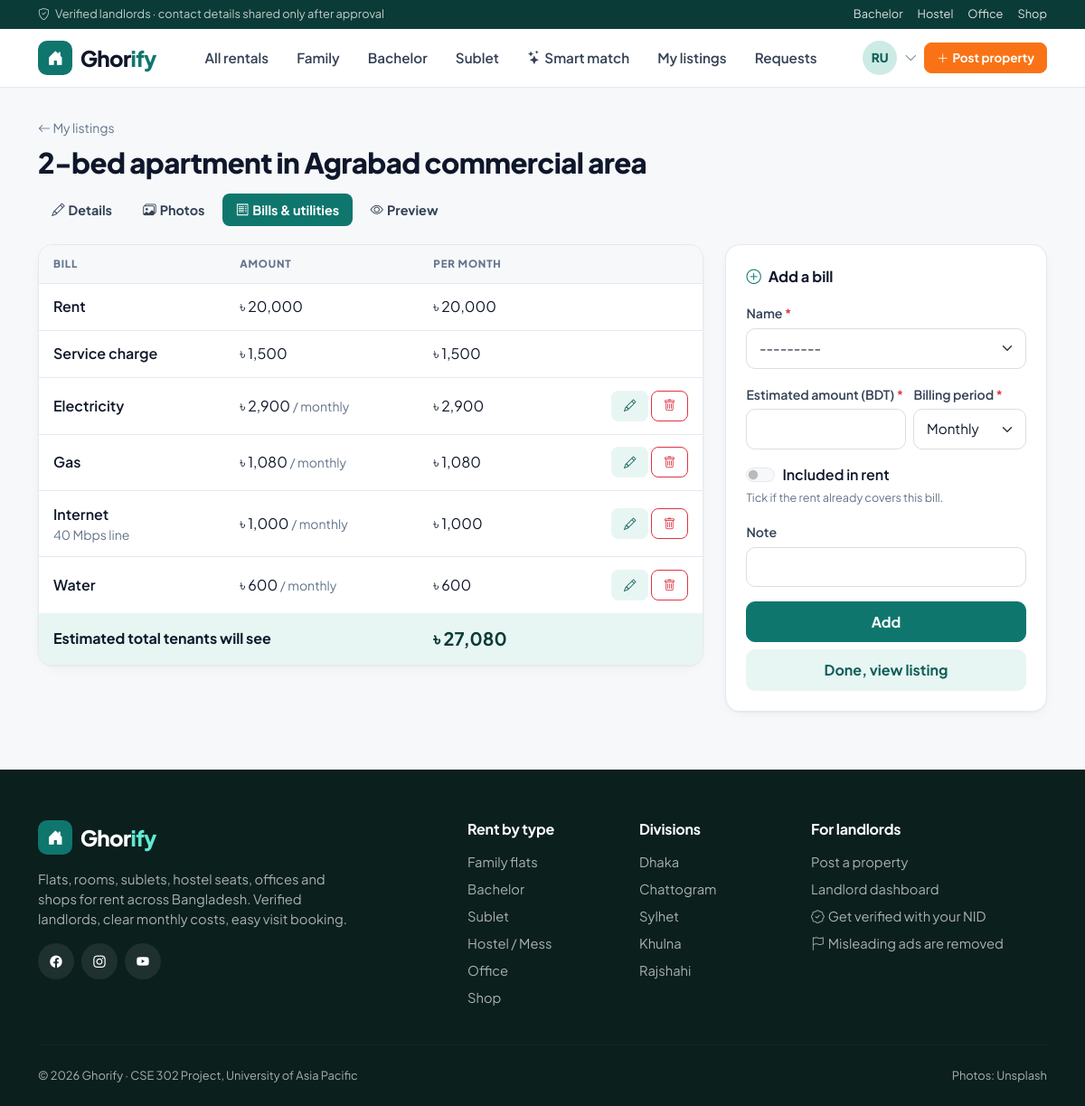
Page /landlord/properties/27/utilities/ (signed in) on the committed database.
### accounts/models.py (models this page shows, shortened)
class User(AbstractUser):
    objects = GhorifyUserManager()
    class Role(models.TextChoices):
        TENANT = 'tenant', 'Tenant'
        LANDLORD = 'landlord', 'Landlord'
        ADMIN = 'admin', 'Admin'
    email = models.EmailField(unique=True)
    role = models.CharField(max_length=10, choices=Role.choices, default=Role.TENANT)
    phone = models.CharField(max_length=14, blank=True, validators=[phone_validator])
    avatar = models.ImageField(upload_to=avatar_upload_path, blank=True, null=True)
    bio = models.TextField(blank=True, max_length=500)
    class Meta:
        ordering = ['-date_joined']
    @property
    def is_tenant(self):
        return self.role == self.Role.TENANT
    @property
    def is_landlord(self):
        return self.role == self.Role.LANDLORD
    @property
    def display_name(self):
        return self.get_full_name() or self.username
    @property
    def initials(self):
        name = self.display_name.split()
        return ''.join(part[0] for part in name[:2]).upper()

### properties/models.py (models this page shows, shortened)
class Property(models.Model):
    class PropertyType(models.TextChoices):
        APARTMENT = 'apartment', 'Apartment / Flat'
        HOUSE = 'house', 'Full house'
        ROOM = 'room', 'Single room'
        STUDIO = 'studio', 'Studio'
        DUPLEX = 'duplex', 'Duplex'
        SEAT = 'seat', 'Seat (shared room)'
        COMMERCIAL = 'commercial', 'Commercial space'
    class Category(models.TextChoices):
        FAMILY = 'family', 'Family'
        BACHELOR = 'bachelor', 'Bachelor'
        SUBLET = 'sublet', 'Sublet'
        HOSTEL = 'hostel', 'Hostel / Mess'
        OFFICE = 'office', 'Office'
        SHOP = 'shop', 'Shop'
    class Division(models.TextChoices):
        DHAKA = 'dhaka', 'Dhaka'
        CHATTOGRAM = 'chattogram', 'Chattogram'
        KHULNA = 'khulna', 'Khulna'
        RAJSHAHI = 'rajshahi', 'Rajshahi'
        SYLHET = 'sylhet', 'Sylhet'
        BARISHAL = 'barishal', 'Barishal'
        RANGPUR = 'rangpur', 'Rangpur'
        MYMENSINGH = 'mymensingh', 'Mymensingh'
    class Gender(models.TextChoices):
        ANY = 'any', 'Anyone'
        MALE = 'male', 'Male only'
        FEMALE = 'female', 'Female only'
    class Status(models.TextChoices):
        PENDING = 'pending', 'Pending review'
        APPROVED = 'approved', 'Published'
        REJECTED = 'rejected', 'Rejected'
    landlord = models.ForeignKey(settings.AUTH_USER_MODEL, on_delete=models.CASCADE, related_name='properties')
    title = models.CharField(max_length=150)
    description = models.TextField()
    property_type = models.CharField(max_length=12, choices=PropertyType.choices, default=PropertyType.APARTMENT)
    category = models.CharField(max_length=10, choices=Category.choices, default=Category.FAMILY)
    division = models.CharField(max_length=12, choices=Division.choices, default=Division.DHAKA)
    city = models.CharField('City / district', max_length=60, default='Dhaka')
    location = models.CharField('Area', max_length=80, help_text='Neighbourhood, e.g. Dhanmondi')
    address = models.CharField(max_length=255, help_text='Road / house number. Shown only to tenants after approval.')
    price = models.PositiveIntegerField('Monthly rent (BDT)', validators=[MinValueValidator(500)])
    is_negotiable = models.BooleanField('Rent is negotiable', default=False)
    service_charge = models.PositiveIntegerField('Service charge (BDT / month)', default=0)
    advance_months = models.PositiveSmallIntegerField('Advance (months)', default=2)
    bedrooms = models.PositiveSmallIntegerField(default=1)
    bathrooms = models.PositiveSmallIntegerField(default=1)
    balconies = models.PositiveSmallIntegerField(default=0)
    floor = models.SmallIntegerField(default=1, help_text='0 for ground floor')
    size = models.PositiveIntegerField('Size (sq ft)', null=True, blank=True)
    furnished = models.BooleanField(default=False)
    pet_friendly = models.BooleanField(default=False)
    parking = models.BooleanField(default=False)
    amenities = models.ManyToManyField(Amenity, blank=True, related_name='properties')
    tenant_gender = models.CharField(
        'Who can rent', max_length=6, choices=Gender.choices, default=Gender.ANY,
        help_text='Only for bachelor, sublet and hostel listings.',
    )
    house_rules = models.TextField(blank=True, help_text='Guest policy, smoking, cooking rules, etc.')
    gate_closing_time = models.TimeField(null=True, blank=True)
    available_from = models.DateField(null=True, blank=True)
    is_available = models.BooleanField(default=True)
    status = models.CharField(max_length=10, choices=Status.choices, default=Status.PENDING)
    moderation_note = models.CharField(max_length=255, blank=True)
    is_featured = models.BooleanField(default=False, help_text='Featured listings are shown first.')
    view_count = models.PositiveIntegerField(default=0)
    created_at = models.DateTimeField(auto_now_add=True)
    updated_at = models.DateTimeField(auto_now=True)
    objects = PropertyQuerySet.as_manager()
    class Meta:
        ordering = ['-created_at']
        verbose_name_plural = 'properties'
        indexes = [models.Index(fields=['status', 'is_available', 'location'])]
    def get_absolute_url(self):
        return reverse('properties:detail', args=[self.pk])
    @property
    def utilities_monthly_total(self):
        return sum((u.monthly_amount() for u in self.utilities.all() if not u.included_in_rent), Decimal('0'))
    @property
    def monthly_cost(self):
        return Decimal(self.price) + Decimal(self.service_charge) + self.utilities_monthly_total

class Utility(models.Model):
    class Kind(models.TextChoices):
        ELECTRICITY = 'electricity', 'Electricity'
        GAS = 'gas', 'Gas'
        WATER = 'water', 'Water'
        INTERNET = 'internet', 'Internet'
        GARBAGE = 'garbage', 'Garbage / cleaning'
        SECURITY = 'security', 'Security guard'
        OTHER = 'other', 'Other'
    class Period(models.TextChoices):
        MONTHLY = 'monthly', 'Monthly'
        YEARLY = 'yearly', 'Yearly'
    property = models.ForeignKey(Property, on_delete=models.CASCADE, related_name='utilities')
    name = models.CharField(max_length=15, choices=Kind.choices)
    amount = models.DecimalField('Estimated amount (BDT)', max_digits=9, decimal_places=2, validators=[MinValueValidator(0)])
    billing_period = models.CharField(max_length=8, choices=Period.choices, default=Period.MONTHLY)
    included_in_rent = models.BooleanField(default=False, help_text='Tick if the rent already covers this bill.')
    note = models.CharField(max_length=120, blank=True)
    created_at = models.DateField(auto_now_add=True)
    class Meta:
        ordering = ['name']
        verbose_name_plural = 'utilities'
    def monthly_amount(self):
        if self.billing_period == self.Period.YEARLY:
            return (self.amount / 12).quantize(Decimal('0.01'))
        return self.amount

### properties/views.py (the view)
# urls.py: path('landlord/properties/<int:pk>/utilities/', views.manage_utilities, name='utilities'),
@landlord_required
def manage_utilities(request, pk):
    prop = _owned_property(request, pk)
    form = UtilityForm(request.POST or None, property_obj=prop)
    if request.method == 'POST' and form.is_valid():
        utility = form.save(commit=False)
        utility.property = prop
        utility.save()
        messages.success(request, f'{utility.get_name_display()} added.')
        return redirect('properties:utilities', pk=prop.pk)
    return render(request, 'properties/manage_utilities.html', {
        'property': prop, 'form': form, 'utilities': prop.utilities.all(),
    })

### templates/properties/manage_utilities.html (shortened to what this page needs)
{% extends 'base.html' %}
{% load ghorify_tags %}
{% block content %}
<div class="container">
  {% include 'properties/_manage_header.html' with tab='bills' %}
  <div class="row g-4">
    <div class="col-lg-8">
      <div class="gh-card overflow-hidden">
        <table class="gh-table">
          <thead><tr><th>Bill</th><th>Amount</th><th>Per month</th><th></th></tr></thead>
          <tbody>
            <tr><td class="fw-semibold">Rent</td><td>{{ property.price|taka }}</td><td>{{ property.price|taka }}</td><td></td></tr>
            <tr><td class="fw-semibold">Service charge</td><td>{{ property.service_charge|taka }}</td><td>{{ property.service_charge|taka }}</td><td></td></tr>
            {% for u in utilities %}
            <tr>
              <td><span class="fw-semibold">{{ u.get_name_display }}</span>{% if u.note %}<div class="small text-muted">{{ u.note }}</div>{% endif %}</td>
              <td>{{ u.amount|taka }} <span class="small text-muted">/ {{ u.get_billing_period_display|lower }}</span></td>
              <td>{% if u.included_in_rent %}<span class="status status-approved">In rent</span>{% else %}{{ u.monthly_amount|taka }}{% endif %}</td>
              <td class="text-end text-nowrap">
                <a href="{% url 'properties:utility_update' property.pk u.pk %}" class="btn btn-sm btn-soft"><i class="bi bi-pencil"></i></a>
                <form method="post" action="{% url 'properties:utility_delete' property.pk u.pk %}" class="d-inline" data-confirm="Remove this bill?">{% csrf_token %}<button class="btn btn-sm btn-outline-danger"><i class="bi bi-trash"></i></button></form>
              </td>
            </tr>
            {% endfor %}
          </tbody>
          <tfoot><tr><td colspan="2" class="fw-bold" style="background:var(--gh-soft)">Estimated total tenants will see</td><td colspan="2" class="fw-bold fs-5" style="background:var(--gh-soft);color:var(--gh-dark)">{{ property.monthly_cost|taka }}</td></tr></tfoot>
        </table>
      </div>
    </div>
    <div class="col-lg-4">
      <div class="gh-card gh-card-body">
        <div class="gh-card-title"><i class="bi bi-plus-circle"></i> Add a bill</div>
        <form method="post">{% csrf_token %}
          {% include 'partials/field.html' with field=form.name %}
          <div class="row g-2">
            <div class="col-7">{% include 'partials/field.html' with field=form.amount %}</div>
            <div class="col-5">{% include 'partials/field.html' with field=form.billing_period %}</div>
          </div>
          {% include 'partials/field.html' with field=form.included_in_rent %}
          {% include 'partials/field.html' with field=form.note %}
          <button class="btn btn-primary w-100">Add</button>
        </form>
        <a href="{{ property.get_absolute_url }}" class="btn btn-soft w-100 mt-2">Done, view listing</a>
      </div>
    </div>
  </div>
</div>
{% endblock %}

### templates/partials/navbar.html (shortened to what this page needs)
{% with url=request.resolver_match.url_name ns=request.resolver_match.namespace %}
<div class="top-strip d-none d-md-block">
  <div class="container d-flex justify-content-between">
    <span><i class="bi bi-shield-check me-1"></i> Verified landlords · contact details shared only after approval</span>
    <span class="d-flex gap-3">
      <a href="{% url 'properties:browse' %}?category=bachelor">Bachelor</a>
      <a href="{% url 'properties:browse' %}?category=hostel">Hostel</a>
      <a href="{% url 'properties:browse' %}?category=office">Office</a>
      <a href="{% url 'properties:browse' %}?category=shop">Shop</a>
    </span>
  </div>
</div>
<nav class="navbar navbar-expand-lg gh-nav sticky-top py-2">
  <div class="container">
    <a class="navbar-brand gh-brand" href="{% url 'properties:home' %}">
      <span class="logo"><i class="bi bi-house-door-fill"></i></span><span>Ghor<span class="accent">ify</span></span>
    </a>
    <div class="collapse navbar-collapse" id="mainNav">
      <ul class="navbar-nav ms-lg-4 me-auto gap-1 mt-3 mt-lg-0">
        <li class="nav-item"><a class="nav-link {% if url == 'browse' and not request.GET.category %}active{% endif %}" href="{% url 'properties:browse' %}">All rentals</a></li>
        <li class="nav-item"><a class="nav-link {% if request.GET.category == 'family' %}active{% endif %}" href="{% url 'properties:browse' %}?category=family">Family</a></li>
        <li class="nav-item"><a class="nav-link {% if request.GET.category == 'bachelor' %}active{% endif %}" href="{% url 'properties:browse' %}?category=bachelor">Bachelor</a></li>
        <li class="nav-item"><a class="nav-link {% if request.GET.category == 'sublet' %}active{% endif %}" href="{% url 'properties:browse' %}?category=sublet">Sublet</a></li>
        <li class="nav-item"><a class="nav-link {% if ns == 'search' and url == 'search' %}active{% endif %}" href="{% url 'search:search' %}"><i class="bi bi-stars me-1"></i>Smart match</a></li>
        {% if user.is_authenticated and user.is_tenant %}
          <li class="nav-item"><a class="nav-link {% if url == 'compare' or url == 'comparison' %}active{% endif %}" href="{% url 'interactions:compare' %}">Compare{% if compare_count %}<span class="nav-badge">{{ compare_count }}</span>{% endif %}</a></li>
        {% elif user.is_authenticated and user.is_landlord %}
          <li class="nav-item"><a class="nav-link {% if url == 'mine' %}active{% endif %}" href="{% url 'properties:mine' %}">My listings</a></li>
          <li class="nav-item"><a class="nav-link {% if url == 'incoming' %}active{% endif %}" href="{% url 'interactions:incoming' %}">Requests</a></li>
        {% elif user.is_authenticated and user.is_platform_admin %}
          <li class="nav-item"><a class="nav-link {% if url == 'moderation' %}active{% endif %}" href="{% url 'dashboard:moderation' %}">Moderation</a></li>
        {% endif %}
      </ul>
      <div class="d-flex align-items-center gap-2 mt-3 mt-lg-0">
        {% if user.is_authenticated %}
          <div class="dropdown">
            <a href="#" class="d-flex align-items-center gap-2 text-reset" data-bs-toggle="dropdown" aria-expanded="false">
              {% if user.avatar %}<img src="{{ user.avatar.url }}" class="avatar" alt="">{% else %}<span class="avatar">{{ user.initials }}</span>{% endif %}
              <i class="bi bi-chevron-down small text-muted"></i>
            </a>
          </div>
        {% else %}
          <a href="{% url 'accounts:login' %}" class="btn btn-sm btn-soft"><i class="bi bi-person me-1"></i>Log in</a>
        {% endif %}
        {% if not user.is_authenticated or user.is_landlord %}
          <a href="{% if user.is_authenticated %}{% url 'properties:create' %}{% else %}{% url 'accounts:register' %}{% endif %}" class="btn btn-sm btn-accent"><i class="bi bi-plus-lg me-1"></i>Post property</a>
        {% endif %}
      </div>
    </div>
  </div>
</nav>
{% endwith %}

### templates/properties/_manage_header.html
<div class="page-header">
  <a href="{% url 'properties:mine' %}" class="small text-muted"><i class="bi bi-arrow-left"></i> My listings</a>
  <h1 class="mt-2">{{ property.title }}</h1>
  <ul class="nav nav-pills-gh gap-1 mt-3">
    <li><a class="nav-link" href="{% url 'properties:update' property.pk %}"><i class="bi bi-pencil me-1"></i>Details</a></li>
    <li><a class="nav-link {% if tab == 'photos' %}active{% endif %}" href="{% url 'properties:images' property.pk %}"><i class="bi bi-images me-1"></i>Photos</a></li>
    <li><a class="nav-link {% if tab == 'bills' %}active{% endif %}" href="{% url 'properties:utilities' property.pk %}"><i class="bi bi-receipt me-1"></i>Bills &amp; utilities</a></li>
    <li><a class="nav-link" href="{{ property.get_absolute_url }}"><i class="bi bi-eye me-1"></i>Preview</a></li>
  </ul>
</div>

### rows in the picture
User: initials "RU"
Property: title "2-bed apartment in Agrabad commercial area", price|taka "৳ 20,000", service_charge|taka "৳ 1,500", monthly_cost|taka "৳ 27,080"
Utility: name "Electricity", amount|taka "৳ 2,900", billing_period "monthly", monthly_amount|taka "৳ 2,900"
Utility: name "Gas", amount|taka "৳ 1,080", billing_period "monthly", monthly_amount|taka "৳ 1,080"
Utility: name "Internet", note "40 Mbps line", amount|taka "৳ 1,000", billing_period "monthly", monthly_amount|taka "৳ 1,000"
Utility: name "Water", amount|taka "৳ 600", billing_period "monthly", monthly_amount|taka "৳ 600"

### other values in the picture
{{ field.label }} "Name Estimated amount (BDT) Billing period Note"
{{ field.label }} "Included in rent"
{{ field.help_text }} "Tick if the rent already covers this bill."
